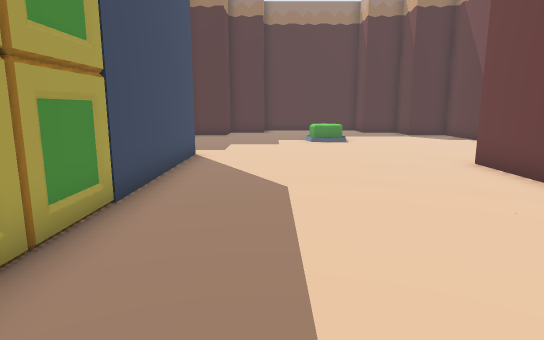
[1] (above)

16 first-person views from a walk through a level from a Godot 3-D game. The camera is 1.5 m above the floor, tilts 10° down and sees 75° across. The floor is counted in squares, 1 m on a side. Each view is taken from the middle of a square. On the plan, view 1 faces up. The plan holds only what a view shows up to about 16 squares ahead; the rest is blank. The place goes on beyond the plan.

[2]
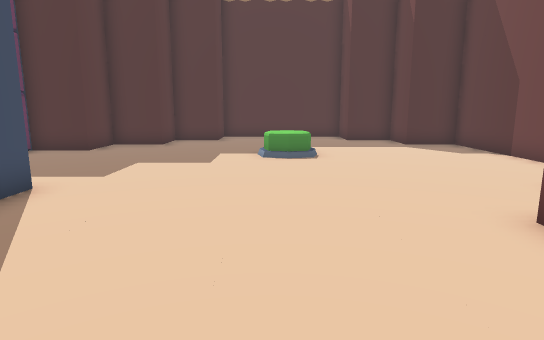

[3]
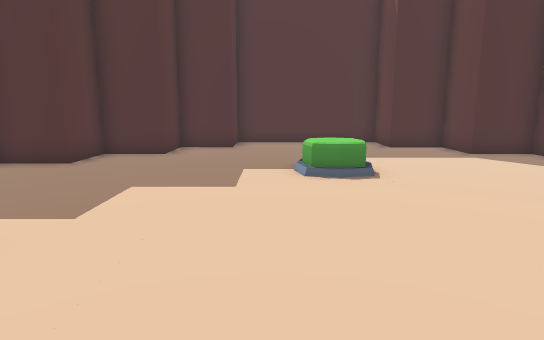

[4]
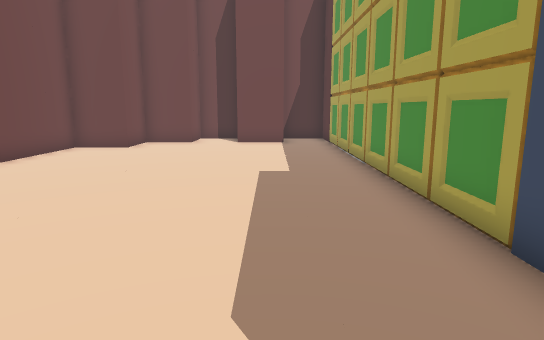

[5]
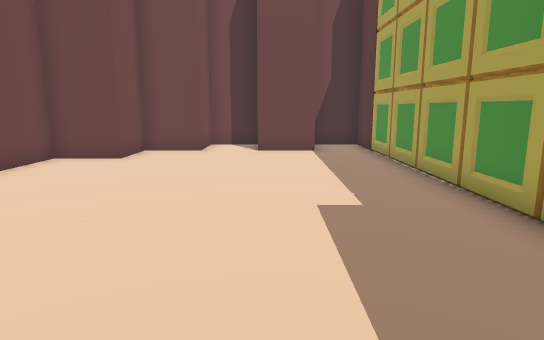

[6]
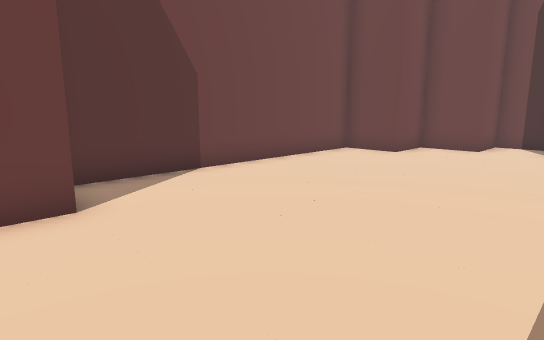

[7]
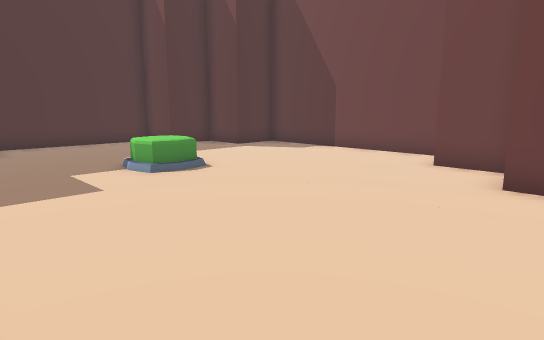

[8]
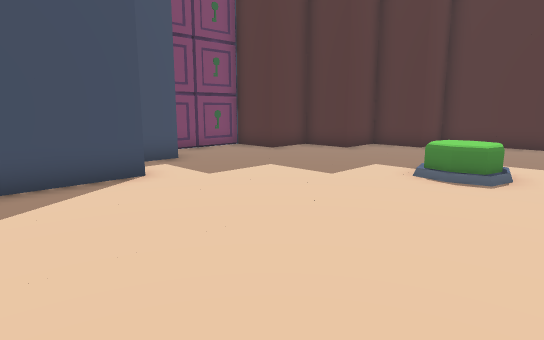

[9]
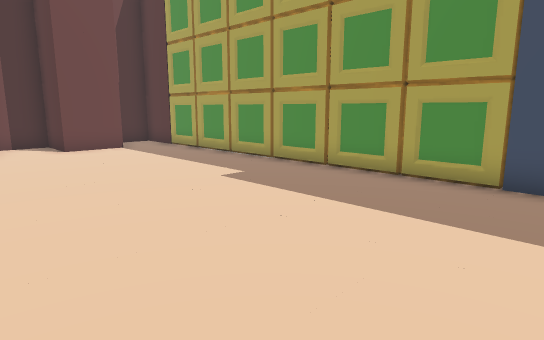

[10]
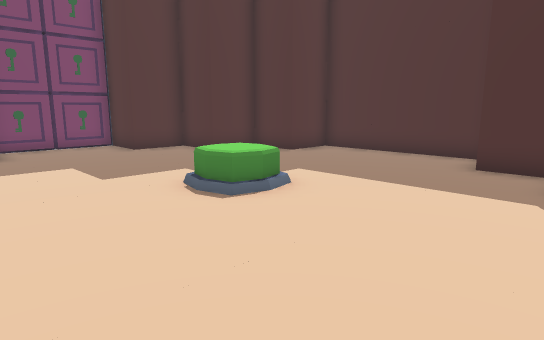

[11]
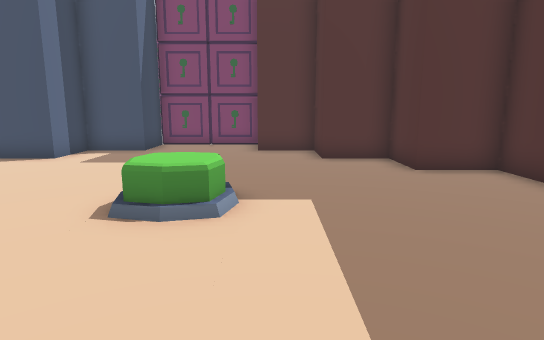

[12]
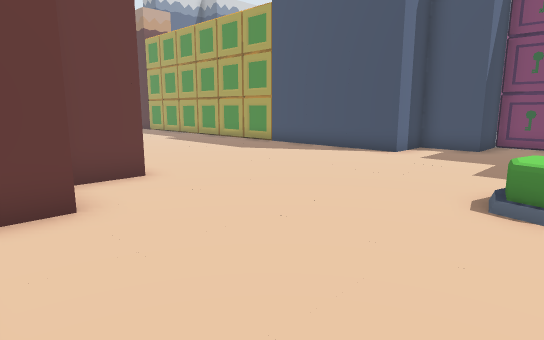

[13]
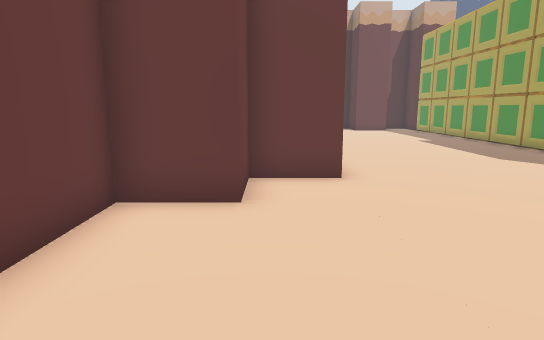

[14]
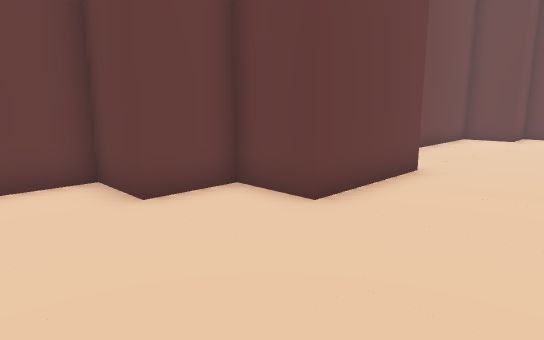

[15]
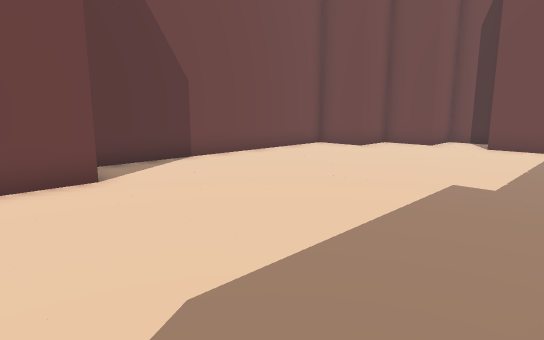

[16]
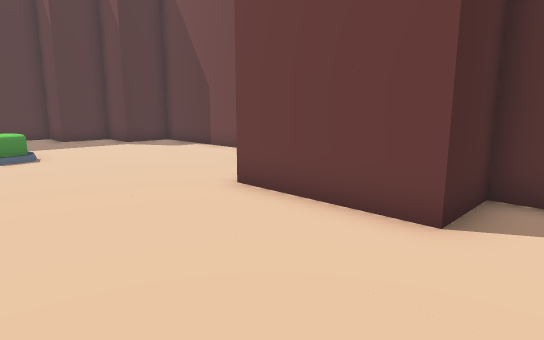

### Floor plan
Points are (right, up) in squares from view 1. A wall is a line through its corners. A room is listed if a view was taken in it or the views show most of it. See-through windows are left out.
Room 1 (views 1, 2, 3, 4, 5, 6, 7, 8, 9, 10, 11, 12, 13, 14, 15, 16)
walls: (-0.6, -6.5) (1.5, -6.5) (1.5, -8.5) (3.5, -8.5) (3.5, -6.5) (5.5, -6.5) (5.5, -4.5) (7.5, -4.5) (7.5, 5.5) (5.5, 5.5) (5.5, 9.5) (7.5, 9.5) (7.5, 11.5) (9.5, 11.5) (9.5, 19.5) (7.5, 19.5) (7.5, 21.5) (5.5, 21.5) (5.5, 23.5) (-0.5, 23.5) (-0.5, 21.5) (-2.5, 21.5) (-2.5, 19.5) (-4.5, 19.5) (-4.5, 17.5) (-6.5, 17.5) (-6.5, 13.5) (-4.5, 13.5) (-4.5, 11.5) (-2.5, 11.5) (-2.5, 5.5); (-2.5, -6.4) (-2.5, -8.5) (-0.8, -8.5)
objects: block (-3, -6) to (-3, -5); block (-3, -4) to (-3, -3); block (-3, -2) to (-3, -1); block (-3, 0) to (-3, 1); block (-3, 2) to (-3, 3); block (-3, 4) to (-3, 5); button (2, 16) to (3, 17)

Positions as (right, up) in squares from view 1, and headings:
1: (0, 0), facing up
2: (2, 5), facing up
3: (1, 8), facing up
4: (0, 9), facing down
5: (1, 6), facing down
6: (0, 7), facing down-right
7: (-2, 8), facing up-right
8: (5, 8), facing up-left
9: (5, 7), facing down-left
10: (8, 12), facing up-left
11: (8, 18), facing left
12: (9, 17), facing down-left
13: (7, 17), facing down
14: (2, 14), facing down-right
15: (-2, 8), facing down-right
16: (1, 4), facing up-right
